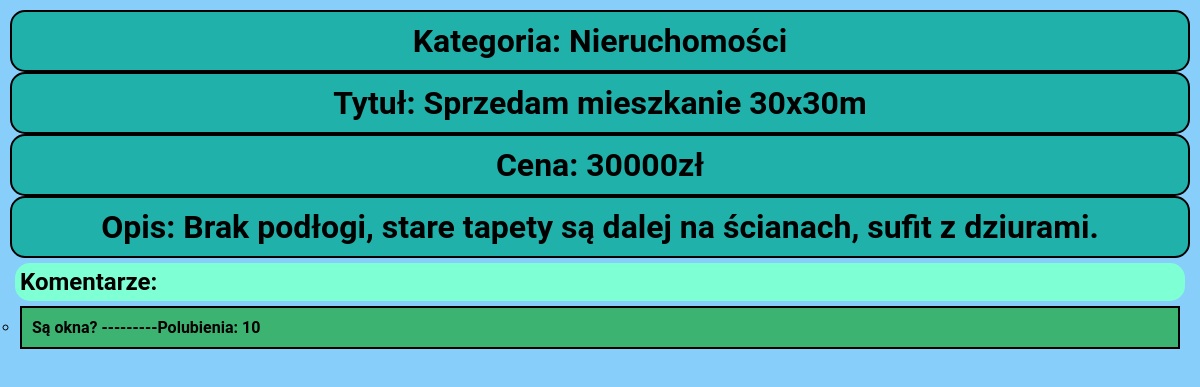
Before: /tablica_ogloszen/2/ with the older database file.
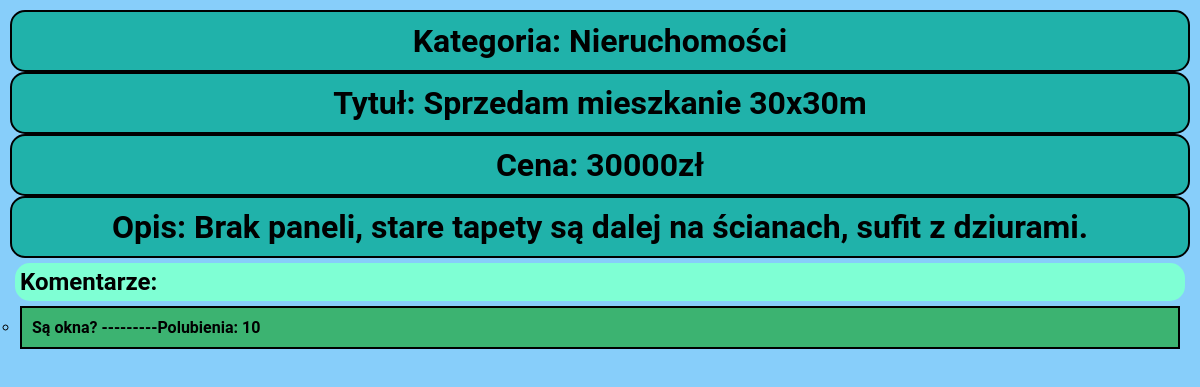
After: the same page with the newer database file.
### tablica_ogloszen/models.py (models this page shows, shortened)
class Announcement(models.Model):
    name = models.CharField(max_length=200)
    price = models.IntegerField(default=0)
    description = models.CharField(max_length=200)
    categories = models.ForeignKey(Categories, on_delete=models.CASCADE, null=True)

class Categories(models.Model):
    class Meta:
       verbose_name = 'Categories'
       verbose_name_plural = 'Categories'
    name = models.CharField(max_length=200)
    def __str__(self):
        return self.name

### tablica_ogloszen/views.py (the view)
# urls.py: path('<int:question_id>/', views.question_detail, name='question_detail'),
def question_detail(request, question_id):
   question = get_object_or_404(Announcement, pk=question_id)
   return render(request, 'tablica_ogloszen/question_detail.html', {'announcement': question})

### tablica_ogloszen/templates/tablica_ogloszen/question_detail.html
{% load static %}
<link rel="stylesheet" href="{% static 'tablica_ogloszen/lol.css' %}">
<h1>Kategoria: {{ announcement.categories }}</h1>
<h1>Tytuł: {{ announcement.name }}</h1>
<h1>Cena: {{ announcement.price }}zł</h1>
<h1>Opis: {{ announcement.description }}</h1>
<ul>
    <h2>Komentarze: </h2>
{% for comments in announcement.comments_set.all %}
    <ul>
       <li>{{ comments.name    }} ---------Polubienia:   {{ comments.likes }}</li>
    </ul>
{% endfor %}
</ul>

Changed rows visible on the page:
changed Announcement "Sprzedam mieszkanie 30x30m": description "Brak podłogi, stare tapety są dalej na ścianach, sufit z dziurami." → "Brak paneli, stare tapety są dalej na ścianach, sufit z dziurami."
